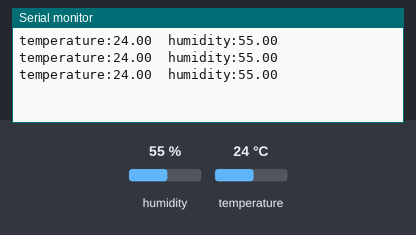
Simulated run of this sketch. Board: Arduino Nano, built with avr-gcc and run on an emulated ATmega328P. Shown: the last lines printed to the serial monitor. The inputs (shaded band) are chosen by the test bench; at power-on: humidity 55 %, temperature 24 °C.

Above: at 2.8 s.
2.9 s: humidity set to 22 %
At 4.8 s:
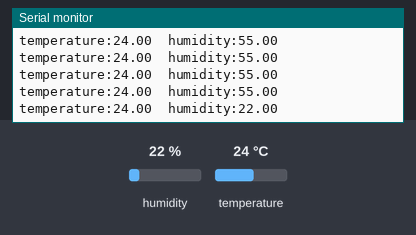
5.6 s: temperature set to 12 °C
At 6.6 s:
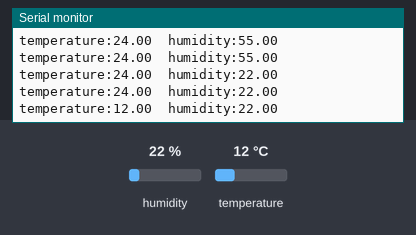
8.3 s: humidity set to 40 %
At 9.9 s:
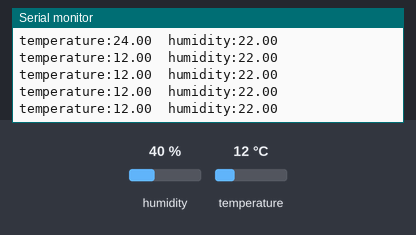
Timing chart, 0 to 11.4 s (numbered marks = the images above; inputs shaded):
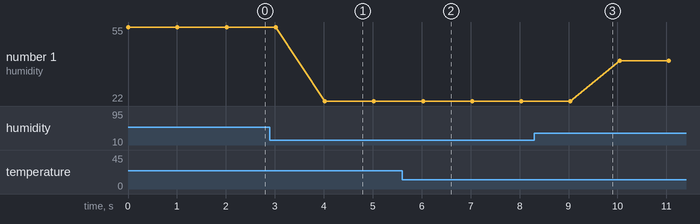

The sketch:

DHT22.ino
```cpp
/*
                [NANO Pinout]
                  ----------
            TX=1-|   328P   |-VIN
            RX=0-|   NANO   |-GND
           RESET-|          |-RESET
             GND-|          |-5V
          INT0=2-|          |-A7
       INT1=3(~)-|          |-A6
               4-|          |-19=A5=SCL
            5(~)-|          |-18=A4=SDA
            6(~)-|          |-17=A3
               7-|          |-16=A2
               8-|          |-15=A1
            9(~)-|          |-14=A0
        SS=10(~)-|          |-AREF
      MOSI=11(~)-|    --    |-3V3
         MISO=12-|   |  |   |-13=SCK
                  ----------
*/
#include <DHT.h>

#define DHTPIN  4
#define DHTTYPE DHT22

DHT dht(DHTPIN, DHTTYPE);

void setup()
{
  Serial.begin(115200);
  dht.begin();
}

void loop()
{
  float humi = dht.readHumidity();
  float temp = dht.readTemperature();

  Serial.print("temperature:");
  Serial.print(temp);
  Serial.print("\t");
  Serial.print("humidity:");
  Serial.println(humi);

  delay(1000);
}
```

Measured:
- after the input at 2.9 s, the serial monitor: prints a new line after 1.1 s (image 1)
- after the input at 5.6 s, the serial monitor: prints a new line after 0.43 s (image 2)
- plotted number 1: 55 → 22 after the input at 2.9 s, 22 → 40 after the input at 8.3 s
